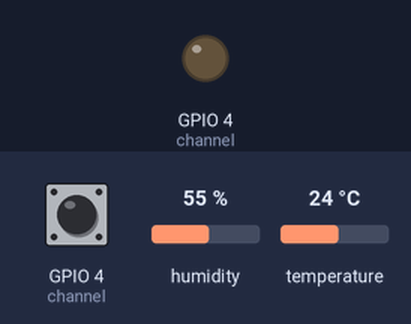
Simulated run of this program. Board: Raspberry Pi (BCM pin numbers). Parts: output pins drawn as LEDs (lit = HIGH). Inputs (shaded band) come from the test bench; at power-on: GPIO 4 (channel) HIGH, humidity 55 %, temperature 24 °C. The interpreter's speed is modelled, so counts of loop turns are approximate; what the program prints to the terminal is not drawn. At 3.5 s the program stops and its outputs stay as they are.

Above: at 0.1 s.
At 1.2 s:
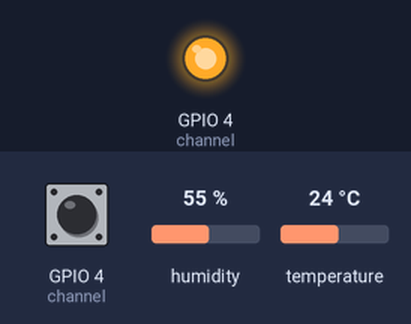
1.3 s: GPIO 4 (channel) pulsed LOW 2 times (0.12 s each, 0.3 s apart)
At 3.8 s:
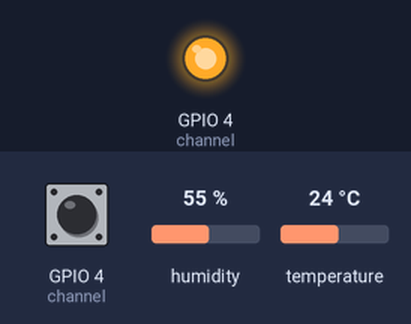
Timing chart, 0 to 5.0 s (numbered marks = the images above; inputs shaded):
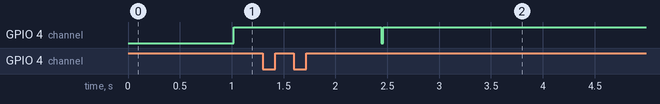

The program:

DHT11.py
```python
#!/usr/bin/env python
# encoding: utf-8

'''
DHT11温度传感器控制模块

DH11
引脚
    s到- : 依次是4 1 5（左排）, 接线错误会导致代码运行诡异
'''

import RPi.GPIO as GPIO
import time
def get_temperature_humidity():
    channel =4 #GPIO4
    data = []
    j = 0
    GPIO.setmode(GPIO.BCM) #使用GPIO
    time.sleep(1)
    GPIO.setup(channel, GPIO.OUT)
    GPIO.output(channel, GPIO.LOW)
    time.sleep(0.02)
    GPIO.output(channel, GPIO.HIGH)
    GPIO.setup(channel, GPIO.IN)
    while GPIO.input(channel) == GPIO.LOW:
      continue
    while GPIO.input(channel) == GPIO.HIGH:
      continue
    while j < 40:
      k = 0
      while GPIO.input(channel) == GPIO.LOW:
        continue
      while GPIO.input(channel) == GPIO.HIGH:
        k += 1
        if k > 100:
          break
      if k < 8:
        data.append(0)
      else:
        data.append(1)
      j += 1
    print "sensor is working."
    print data
    humidity_bit = data[0:8]
    humidity_point_bit = data[8:16]
    temperature_bit = data[16:24]
    temperature_point_bit = data[24:32]
    check_bit = data[32:40]
    humidity = 0
    humidity_point = 0
    temperature = 0
    temperature_point = 0
    check = 0
    for i in range(8):
      humidity += humidity_bit[i] * 2 ** (7-i)
      humidity_point += humidity_point_bit[i] * 2 ** (7-i)
      temperature += temperature_bit[i] * 2 ** (7-i)
      temperature_point += temperature_point_bit[i] * 2 ** (7-i)
      check += check_bit[i] * 2 ** (7-i)
    tmp = humidity + humidity_point + temperature + temperature_point
    if check == tmp:
      print "temperature :", temperature, "*C, humidity :", humidity, "%"
      return (temperature,humidity)
    else:
      print "wrong"
      print "temperature :", temperature, "*C, humidity :", humidity, "% check :", check, ", tmp :", tmp
      return "wrong"
    GPIO.cleanup()
def GetResult():
    while 1:
        result = get_temperature_humidity()
        if result != "wrong":
            return result

if __name__=="__main__":
    GetResult()
```

Measured:
- after the input at 1.3 s, GPIO 4 (channel): HIGH → LOW after 1.1 s, → HIGH 0.02 s later
